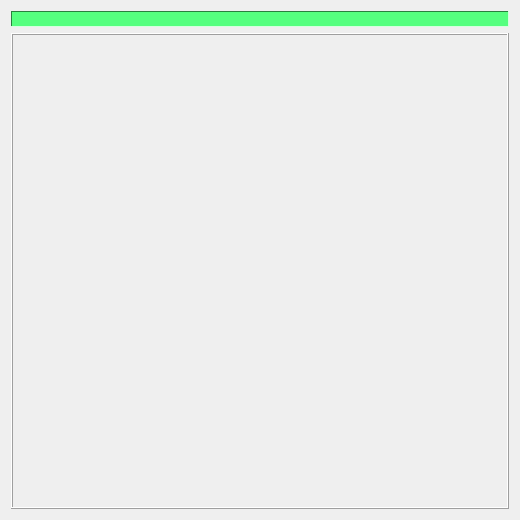
<?xml version="1.0" encoding="UTF-8"?>
<ui version="4.0">
 <class>SnakeDlg</class>
 <widget class="QDialog" name="SnakeDlg">
  <property name="geometry">
   <rect>
    <x>0</x>
    <y>0</y>
    <width>520</width>
    <height>520</height>
   </rect>
  </property>
  <property name="windowTitle">
   <string>贪食蛇</string>
  </property>
  <layout class="QVBoxLayout" name="m_layVer">
   <item>
    <widget class="QLabel" name="m_labScoreboard">
     <property name="palette">
      <palette>
       <active>
        <colorrole role="WindowText">
         <brush brushstyle="SolidPattern">
          <color alpha="255">
           <red>0</red>
           <green>0</green>
           <blue>0</blue>
          </color>
         </brush>
        </colorrole>
        <colorrole role="Button">
         <brush brushstyle="SolidPattern">
          <color alpha="255">
           <red>85</red>
           <green>255</green>
           <blue>127</blue>
          </color>
         </brush>
        </colorrole>
        <colorrole role="Light">
         <brush brushstyle="SolidPattern">
          <color alpha="255">
           <red>213</red>
           <green>255</green>
           <blue>223</blue>
          </color>
         </brush>
        </colorrole>
        <colorrole role="Midlight">
         <brush brushstyle="SolidPattern">
          <color alpha="255">
           <red>149</red>
           <green>255</green>
           <blue>175</blue>
          </color>
         </brush>
        </colorrole>
        <colorrole role="Dark">
         <brush brushstyle="SolidPattern">
          <color alpha="255">
           <red>42</red>
           <green>127</green>
           <blue>63</blue>
          </color>
         </brush>
        </colorrole>
        <colorrole role="Mid">
         <brush brushstyle="SolidPattern">
          <color alpha="255">
           <red>56</red>
           <green>170</green>
           <blue>84</blue>
          </color>
         </brush>
        </colorrole>
        <colorrole role="Text">
         <brush brushstyle="SolidPattern">
          <color alpha="255">
           <red>0</red>
           <green>0</green>
           <blue>0</blue>
          </color>
         </brush>
        </colorrole>
        <colorrole role="BrightText">
         <brush brushstyle="SolidPattern">
          <color alpha="255">
           <red>255</red>
           <green>255</green>
           <blue>255</blue>
          </color>
         </brush>
        </colorrole>
        <colorrole role="ButtonText">
         <brush brushstyle="SolidPattern">
          <color alpha="255">
           <red>0</red>
           <green>0</green>
           <blue>0</blue>
          </color>
         </brush>
        </colorrole>
        <colorrole role="Base">
         <brush brushstyle="SolidPattern">
          <color alpha="255">
           <red>255</red>
           <green>255</green>
           <blue>255</blue>
          </color>
         </brush>
        </colorrole>
        <colorrole role="Window">
         <brush brushstyle="SolidPattern">
          <color alpha="255">
           <red>85</red>
           <green>255</green>
           <blue>127</blue>
          </color>
         </brush>
        </colorrole>
        <colorrole role="Shadow">
         <brush brushstyle="SolidPattern">
          <color alpha="255">
           <red>0</red>
           <green>0</green>
           <blue>0</blue>
          </color>
         </brush>
        </colorrole>
        <colorrole role="AlternateBase">
         <brush brushstyle="SolidPattern">
          <color alpha="255">
           <red>170</red>
           <green>255</green>
           <blue>191</blue>
          </color>
         </brush>
        </colorrole>
        <colorrole role="ToolTipBase">
         <brush brushstyle="SolidPattern">
          <color alpha="255">
           <red>255</red>
           <green>255</green>
           <blue>220</blue>
          </color>
         </brush>
        </colorrole>
        <colorrole role="ToolTipText">
         <brush brushstyle="SolidPattern">
          <color alpha="255">
           <red>0</red>
           <green>0</green>
           <blue>0</blue>
          </color>
         </brush>
        </colorrole>
       </active>
       <inactive>
        <colorrole role="WindowText">
         <brush brushstyle="SolidPattern">
          <color alpha="255">
           <red>0</red>
           <green>0</green>
           <blue>0</blue>
          </color>
         </brush>
        </colorrole>
        <colorrole role="Button">
         <brush brushstyle="SolidPattern">
          <color alpha="255">
           <red>85</red>
           <green>255</green>
           <blue>127</blue>
          </color>
         </brush>
        </colorrole>
        <colorrole role="Light">
         <brush brushstyle="SolidPattern">
          <color alpha="255">
           <red>213</red>
           <green>255</green>
           <blue>223</blue>
          </color>
         </brush>
        </colorrole>
        <colorrole role="Midlight">
         <brush brushstyle="SolidPattern">
          <color alpha="255">
           <red>149</red>
           <green>255</green>
           <blue>175</blue>
          </color>
         </brush>
        </colorrole>
        <colorrole role="Dark">
         <brush brushstyle="SolidPattern">
          <color alpha="255">
           <red>42</red>
           <green>127</green>
           <blue>63</blue>
          </color>
         </brush>
        </colorrole>
        <colorrole role="Mid">
         <brush brushstyle="SolidPattern">
          <color alpha="255">
           <red>56</red>
           <green>170</green>
           <blue>84</blue>
          </color>
         </brush>
        </colorrole>
        <colorrole role="Text">
         <brush brushstyle="SolidPattern">
          <color alpha="255">
           <red>0</red>
           <green>0</green>
           <blue>0</blue>
          </color>
         </brush>
        </colorrole>
        <colorrole role="BrightText">
         <brush brushstyle="SolidPattern">
          <color alpha="255">
           <red>255</red>
           <green>255</green>
           <blue>255</blue>
          </color>
         </brush>
        </colorrole>
        <colorrole role="ButtonText">
         <brush brushstyle="SolidPattern">
          <color alpha="255">
           <red>0</red>
           <green>0</green>
           <blue>0</blue>
          </color>
         </brush>
        </colorrole>
        <colorrole role="Base">
         <brush brushstyle="SolidPattern">
          <color alpha="255">
           <red>255</red>
           <green>255</green>
           <blue>255</blue>
          </color>
         </brush>
        </colorrole>
        <colorrole role="Window">
         <brush brushstyle="SolidPattern">
          <color alpha="255">
           <red>85</red>
           <green>255</green>
           <blue>127</blue>
          </color>
         </brush>
        </colorrole>
        <colorrole role="Shadow">
         <brush brushstyle="SolidPattern">
          <color alpha="255">
           <red>0</red>
           <green>0</green>
           <blue>0</blue>
          </color>
         </brush>
        </colorrole>
        <colorrole role="AlternateBase">
         <brush brushstyle="SolidPattern">
          <color alpha="255">
           <red>170</red>
           <green>255</green>
           <blue>191</blue>
          </color>
         </brush>
        </colorrole>
        <colorrole role="ToolTipBase">
         <brush brushstyle="SolidPattern">
          <color alpha="255">
           <red>255</red>
           <green>255</green>
           <blue>220</blue>
          </color>
         </brush>
        </colorrole>
        <colorrole role="ToolTipText">
         <brush brushstyle="SolidPattern">
          <color alpha="255">
           <red>0</red>
           <green>0</green>
           <blue>0</blue>
          </color>
         </brush>
        </colorrole>
       </inactive>
       <disabled>
        <colorrole role="WindowText">
         <brush brushstyle="SolidPattern">
          <color alpha="255">
           <red>42</red>
           <green>127</green>
           <blue>63</blue>
          </color>
         </brush>
        </colorrole>
        <colorrole role="Button">
         <brush brushstyle="SolidPattern">
          <color alpha="255">
           <red>85</red>
           <green>255</green>
           <blue>127</blue>
          </color>
         </brush>
        </colorrole>
        <colorrole role="Light">
         <brush brushstyle="SolidPattern">
          <color alpha="255">
           <red>213</red>
           <green>255</green>
           <blue>223</blue>
          </color>
         </brush>
        </colorrole>
        <colorrole role="Midlight">
         <brush brushstyle="SolidPattern">
          <color alpha="255">
           <red>149</red>
           <green>255</green>
           <blue>175</blue>
          </color>
         </brush>
        </colorrole>
        <colorrole role="Dark">
         <brush brushstyle="SolidPattern">
          <color alpha="255">
           <red>42</red>
           <green>127</green>
           <blue>63</blue>
          </color>
         </brush>
        </colorrole>
        <colorrole role="Mid">
         <brush brushstyle="SolidPattern">
          <color alpha="255">
           <red>56</red>
           <green>170</green>
           <blue>84</blue>
          </color>
         </brush>
        </colorrole>
        <colorrole role="Text">
         <brush brushstyle="SolidPattern">
          <color alpha="255">
           <red>42</red>
           <green>127</green>
           <blue>63</blue>
          </color>
         </brush>
        </colorrole>
        <colorrole role="BrightText">
         <brush brushstyle="SolidPattern">
          <color alpha="255">
           <red>255</red>
           <green>255</green>
           <blue>255</blue>
          </color>
         </brush>
        </colorrole>
        <colorrole role="ButtonText">
         <brush brushstyle="SolidPattern">
          <color alpha="255">
           <red>42</red>
           <green>127</green>
           <blue>63</blue>
          </color>
         </brush>
        </colorrole>
        <colorrole role="Base">
         <brush brushstyle="SolidPattern">
          <color alpha="255">
           <red>85</red>
           <green>255</green>
           <blue>127</blue>
          </color>
         </brush>
        </colorrole>
        <colorrole role="Window">
         <brush brushstyle="SolidPattern">
          <color alpha="255">
           <red>85</red>
           <green>255</green>
           <blue>127</blue>
          </color>
         </brush>
        </colorrole>
        <colorrole role="Shadow">
         <brush brushstyle="SolidPattern">
          <color alpha="255">
           <red>0</red>
           <green>0</green>
           <blue>0</blue>
          </color>
         </brush>
        </colorrole>
        <colorrole role="AlternateBase">
         <brush brushstyle="SolidPattern">
          <color alpha="255">
           <red>85</red>
           <green>255</green>
           <blue>127</blue>
          </color>
         </brush>
        </colorrole>
        <colorrole role="ToolTipBase">
         <brush brushstyle="SolidPattern">
          <color alpha="255">
           <red>255</red>
           <green>255</green>
           <blue>220</blue>
          </color>
         </brush>
        </colorrole>
        <colorrole role="ToolTipText">
         <brush brushstyle="SolidPattern">
          <color alpha="255">
           <red>0</red>
           <green>0</green>
           <blue>0</blue>
          </color>
         </brush>
        </colorrole>
       </disabled>
      </palette>
     </property>
     <property name="autoFillBackground">
      <bool>true</bool>
     </property>
     <property name="frameShape">
      <enum>QFrame::Panel</enum>
     </property>
     <property name="frameShadow">
      <enum>QFrame::Sunken</enum>
     </property>
     <property name="text">
      <string/>
     </property>
     <property name="alignment">
      <set>Qt::AlignCenter</set>
     </property>
    </widget>
   </item>
   <item>
    <widget class="QFrame" name="m_frmAction">
     <property name="sizePolicy">
      <sizepolicy hsizetype="Preferred" vsizetype="Expanding">
       <horstretch>0</horstretch>
       <verstretch>0</verstretch>
      </sizepolicy>
     </property>
     <property name="frameShape">
      <enum>QFrame::Box</enum>
     </property>
     <property name="frameShadow">
      <enum>QFrame::Raised</enum>
     </property>
    </widget>
   </item>
  </layout>
 </widget>
 <layoutdefault spacing="6" margin="11"/>
 <resources/>
 <connections/>
</ui>
